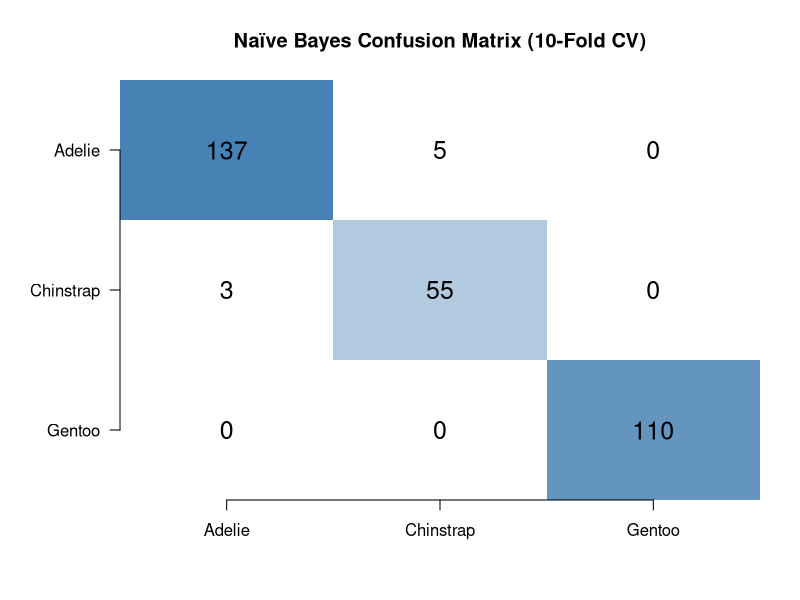

Write the R code that produced this figure.
# =============================================================================
# Penguin Species Classification: Naïve Bayes with Stratified 10-Fold CV
# =============================================================================
#
# Dataset: Palmer Penguins (palmerpenguins package)
#   333 complete records across 3 species: Adelie, Chinstrap, Gentoo
#   Features: island, culmen_length_mm, culmen_depth_mm,
#             flipper_length_mm, body_mass_g, sex
#
# Method: Naïve Bayes classifier with stratified 10-fold cross-validation.
#   Stratification ensures each fold preserves the species class distribution,
#   giving a more reliable estimate of out-of-sample classification performance
#   than a single random train/test split.
#
# Sections:
#   1. Setup
#   2. Stratified fold index construction
#   3. 10-fold CV loop & aggregate confusion matrix
#   4. Per-class sensitivity & specificity
#   5. Robustness check: why a single split overfits
# =============================================================================


# =============================================================================
# 1. SETUP
# =============================================================================

library(tidyverse)
library(e1071)

if (!requireNamespace("palmerpenguins", quietly = TRUE))
  install.packages("palmerpenguins", repos = "http://cran.us.r-project.org")
library(palmerpenguins)

data(penguins)

# Rename bill_* to culmen_* to match original CSV column naming convention
# and drop rows with missing values
penguins <- penguins %>%
  rename(
    culmen_length_mm = bill_length_mm,
    culmen_depth_mm  = bill_depth_mm
  ) %>%
  drop_na()

glimpse(penguins)

# Feature columns used for classification (all except species and year)
feature_cols <- c("island", "culmen_length_mm", "culmen_depth_mm",
                  "flipper_length_mm", "body_mass_g", "sex")

# Species counts — needed to size the stratified folds
table(penguins$species)
# Adelie: 146, Chinstrap: 68, Gentoo: 119  (after dropping NAs)

# Create figures directory if it doesn't exist
if (!dir.exists("figures")) dir.create("figures")


# =============================================================================
# 2. STRATIFIED FOLD INDEX CONSTRUCTION
#
# For each species, randomly sample the largest multiple of 10 that fits within
# the species count, then arrange those indices into a 10-row array.
# Each row = one fold's test indices for that species.
#
# Species row ranges in the sorted dataset:
#   Adelie:    rows 1-146   -> 140 used -> 10 folds x 14
#   Chinstrap: rows 147-214 -> 60  used -> 10 folds x  6
#   Gentoo:    rows 215-333 -> 110 used -> 10 folds x 11
# =============================================================================

# Get row indices per species
adelie_rows    <- which(penguins$species == "Adelie")
chinstrap_rows <- which(penguins$species == "Chinstrap")
gentoo_rows    <- which(penguins$species == "Gentoo")

set.seed(587)
adelie_folds    <- array(sample(adelie_rows,    140), dim = c(10, 14))

set.seed(587)
chinstrap_folds <- array(sample(chinstrap_rows,  60), dim = c(10,  6))

set.seed(587)
gentoo_folds    <- array(sample(gentoo_rows,    110), dim = c(10, 11))


# =============================================================================
# 3. 10-FOLD CV LOOP & AGGREGATE CONFUSION MATRIX
#
# Each iteration:
#   - Test set:  ith row of each species' fold array (combined across species)
#   - Train set: all records NOT in the test set
#   - Model:     Naïve Bayes on feature_cols, predicting species
#
# Confusion matrix is accumulated across all 10 folds for an aggregate
# picture of classification performance across the full dataset.
# =============================================================================

conf_mat <- NULL

for (i in 1:10) {
  test_idx  <- c(adelie_folds[i, ], chinstrap_folds[i, ], gentoo_folds[i, ])
  test_set  <- penguins[test_idx, ]
  train_set <- penguins[-test_idx, ]

  model <- naiveBayes(train_set[, feature_cols], train_set$species)
  preds <- predict(model, test_set[, feature_cols])

  fold_conf <- table(Predicted = preds, Actual = test_set$species)

  if (is.null(conf_mat)) conf_mat <- fold_conf
  else conf_mat <- conf_mat + fold_conf
}

cat("\n--- Aggregate Confusion Matrix (10-Fold Stratified CV) ---\n")
print(conf_mat)

# Save confusion matrix heatmap
png("figures/confusion_matrix.png", width = 600, height = 500)
par(mar = c(5, 6, 4, 2))
image(t(conf_mat[nrow(conf_mat):1, ]),
      axes = FALSE,
      col  = colorRampPalette(c("white", "steelblue"))(20),
      main = "Naïve Bayes Confusion Matrix (10-Fold CV)")
axis(1, at = seq(0, 1, length = ncol(conf_mat)), labels = colnames(conf_mat))
axis(2, at = seq(0, 1, length = nrow(conf_mat)), labels = rev(rownames(conf_mat)), las = 1)
for (r in 1:nrow(conf_mat)) {
  for (cc in 1:ncol(conf_mat)) {
    text(x = (cc - 1) / (ncol(conf_mat) - 1),
         y = 1 - (r - 1) / (nrow(conf_mat) - 1),
         labels = conf_mat[r, cc], cex = 1.5)
  }
}
dev.off()


# =============================================================================
# 4. PER-CLASS SENSITIVITY & SPECIFICITY
#
# For a multiclass confusion matrix, treat each class as a one-vs-rest problem:
#   Sensitivity = TP / (TP + FN)  — how well we detect the true positives
#   Specificity = TN / (TN + FP)  — how well we reject true negatives
# =============================================================================

calc_metrics <- function(conf, class_idx) {
  TP <- conf[class_idx, class_idx]
  FN <- sum(conf[-class_idx, class_idx])   # actual = class, predicted != class
  FP <- sum(conf[class_idx, -class_idx])   # predicted = class, actual != class
  TN <- sum(conf[-class_idx, -class_idx])  # actual != class, predicted != class

  list(
    sensitivity = round(TP / (TP + FN), 4),
    specificity = round(TN / (TN + FP), 4)
  )
}

cat("\n--- Per-Class Sensitivity & Specificity ---\n")
for (i in seq_along(colnames(conf_mat))) {
  m <- calc_metrics(conf_mat, i)
  cat(sprintf("%-12s  Sensitivity: %.4f  |  Specificity: %.4f\n",
              colnames(conf_mat)[i], m$sensitivity, m$specificity))
}


# =============================================================================
# 5. ROBUSTNESS CHECK: WHY A SINGLE RANDOM SPLIT OVERFITS
#
# A classmate's approach: set.seed(901), randomly sample 10 records as test set.
# This yields 100% accuracy — but the result is misleading because:
#   - The test set is too small (10 of 333 records) to be reliable
#   - The split is not stratified (e.g., 8 of 10 test records may be one species)
#   - Training on 323 of 333 records means the model has seen nearly all the data
#   - A different seed would yield very different accuracy estimates
#
# Stratified 10-fold CV avoids all of these problems.
# =============================================================================

set.seed(901)
test_idx_single <- sample(1:nrow(penguins), 10)
train_single    <- penguins[-test_idx_single, ]
test_single     <- penguins[test_idx_single, ]

model_single    <- naiveBayes(train_single[, feature_cols], train_single$species)
preds_single    <- predict(model_single, test_single[, feature_cols])
conf_single     <- table(Predicted = preds_single, Actual = test_single$species)

cat("\n--- Single Random Split Confusion Matrix (seed = 901, n_test = 10) ---\n")
print(conf_single)

cat("\nSpecies distribution in this test set:\n")
print(table(test_single$species))

# Likely result: all 10 classified correctly, but skewed toward one species.
# This does NOT generalize — stratified 10-fold CV is the right approach.
